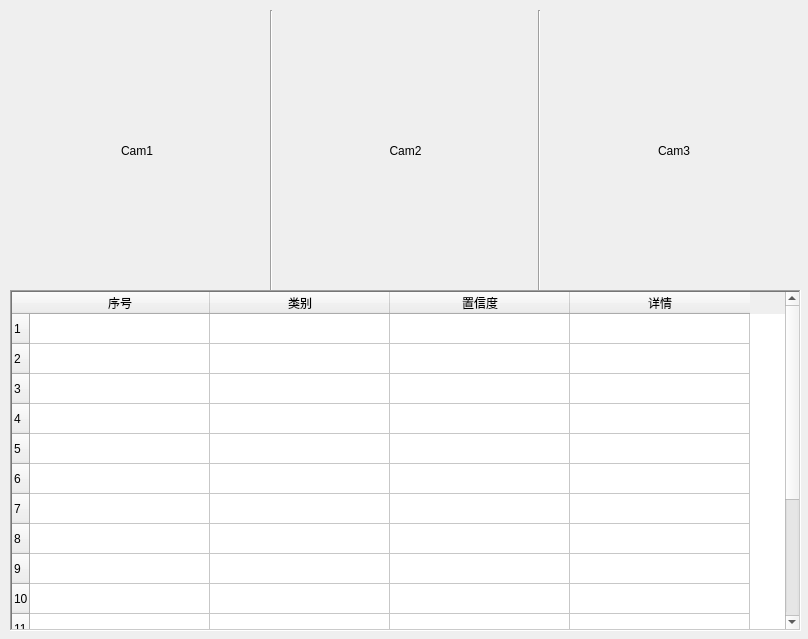
<?xml version="1.0" encoding="UTF-8"?>
<ui version="4.0">
 <class>Form</class>
 <widget class="QWidget" name="Form">
  <property name="geometry">
   <rect>
    <x>0</x>
    <y>0</y>
    <width>808</width>
    <height>639</height>
   </rect>
  </property>
  <property name="windowTitle">
   <string>Form</string>
  </property>
  <widget class="QWidget" name="horizontalLayoutWidget">
   <property name="geometry">
    <rect>
     <x>10</x>
     <y>10</y>
     <width>791</width>
     <height>281</height>
    </rect>
   </property>
   <layout class="QHBoxLayout" name="horizontalLayout">
    <item>
     <widget class="QLabel" name="Cam1">
      <property name="text">
       <string>Cam1</string>
      </property>
      <property name="alignment">
       <set>Qt::AlignCenter</set>
      </property>
     </widget>
    </item>
    <item>
     <widget class="Line" name="line">
      <property name="orientation">
       <enum>Qt::Vertical</enum>
      </property>
     </widget>
    </item>
    <item>
     <widget class="QLabel" name="Cam2">
      <property name="text">
       <string>Cam2</string>
      </property>
      <property name="alignment">
       <set>Qt::AlignCenter</set>
      </property>
     </widget>
    </item>
    <item>
     <widget class="Line" name="line_2">
      <property name="orientation">
       <enum>Qt::Vertical</enum>
      </property>
     </widget>
    </item>
    <item>
     <widget class="QLabel" name="Cam3">
      <property name="text">
       <string>Cam3</string>
      </property>
      <property name="alignment">
       <set>Qt::AlignCenter</set>
      </property>
     </widget>
    </item>
   </layout>
  </widget>
  <widget class="QTableWidget" name="tableWidget">
   <property name="geometry">
    <rect>
     <x>10</x>
     <y>290</y>
     <width>791</width>
     <height>341</height>
    </rect>
   </property>
   <property name="font">
    <font>
     <underline>false</underline>
     <fontweight>Medium</fontweight>
    </font>
   </property>
   <property name="frameShape">
    <enum>QFrame::WinPanel</enum>
   </property>
   <property name="frameShadow">
    <enum>QFrame::Sunken</enum>
   </property>
   <property name="lineWidth">
    <number>2</number>
   </property>
   <property name="midLineWidth">
    <number>1</number>
   </property>
   <property name="sortingEnabled">
    <bool>false</bool>
   </property>
   <attribute name="horizontalHeaderCascadingSectionResizes">
    <bool>false</bool>
   </attribute>
   <attribute name="horizontalHeaderDefaultSectionSize">
    <number>180</number>
   </attribute>
   <attribute name="verticalHeaderShowSortIndicator" stdset="0">
    <bool>false</bool>
   </attribute>
   <attribute name="verticalHeaderStretchLastSection">
    <bool>false</bool>
   </attribute>
   <row/>
   <row/>
   <row/>
   <row/>
   <row/>
   <row/>
   <row/>
   <row/>
   <row/>
   <row/>
   <row/>
   <row/>
   <row/>
   <row/>
   <row/>
   <row/>
   <column>
    <property name="text">
     <string>序号</string>
    </property>
   </column>
   <column>
    <property name="text">
     <string>类别</string>
    </property>
   </column>
   <column>
    <property name="text">
     <string>置信度</string>
    </property>
   </column>
   <column>
    <property name="text">
     <string>详情</string>
    </property>
   </column>
  </widget>
 </widget>
 <resources/>
 <connections/>
</ui>
